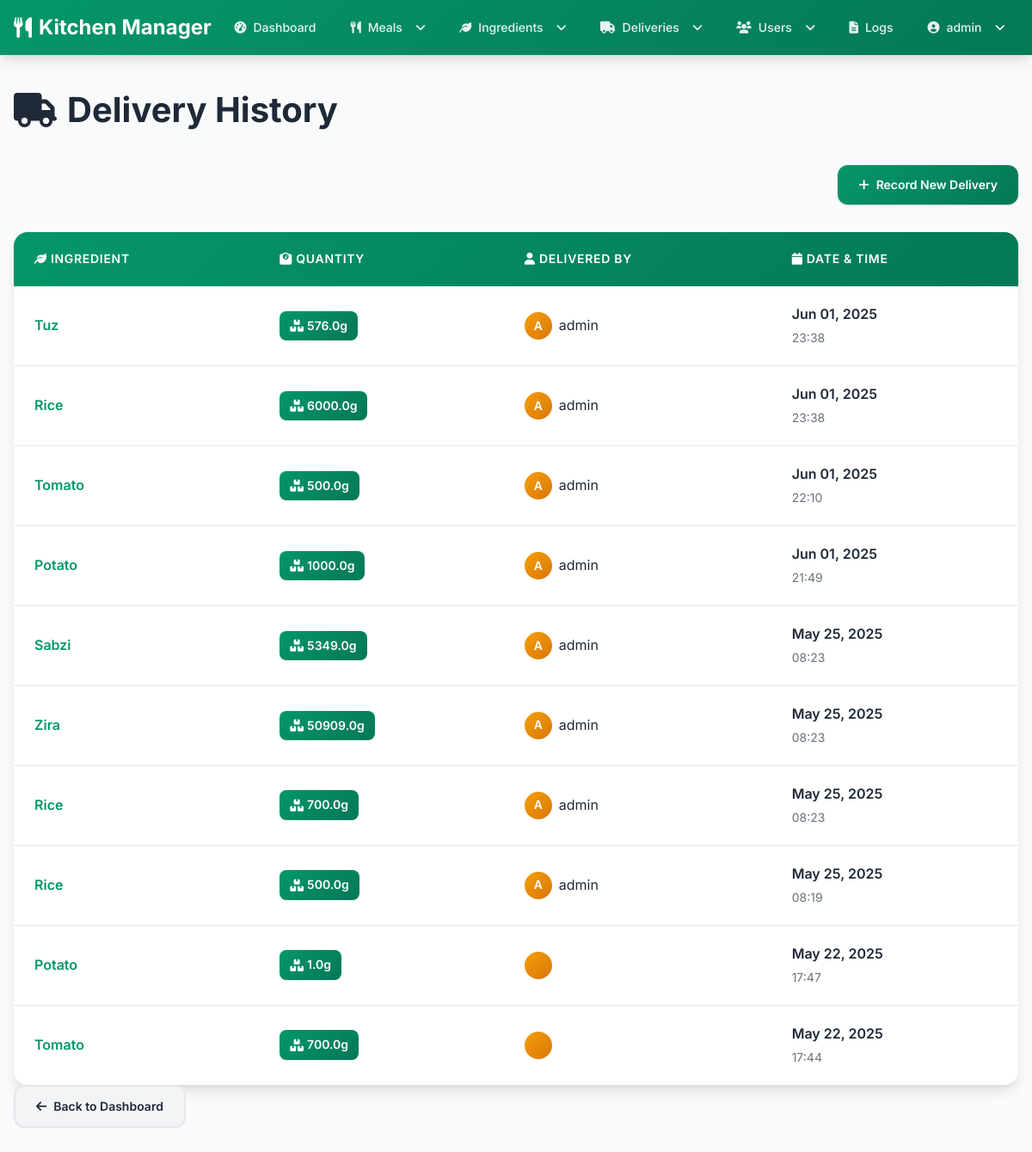
Screenshot of /mine/deliveries/ (signed in) with the database file from the repository.
### mine/models.py (models this page shows, shortened)
class Delivery(models.Model):
    ingredient = models.ForeignKey(Ingredient, on_delete=models.CASCADE)
    quantity = models.FloatField(help_text="Quantity delivered (in grams or your unit)")
    delivered_at = models.DateTimeField(auto_now_add=True)
    delivered_by = models.ForeignKey(User, on_delete=models.SET_NULL, null=True)

class Ingredient(models.Model):
    name = models.CharField(max_length=100)
    stock_quantity = models.FloatField(default=0)  # current stock in grams (or your unit)
    treshold_quantity = models.PositiveBigIntegerField(default=1000)
    created_by = models.ForeignKey(User, on_delete=models.SET_NULL, null=True, blank=True)
    created_at = models.DateTimeField(auto_now_add=True)

### mine/views.py (the view)
# urls.py: path('deliveries/', views.delivery_list_view, name='delivery_list'),
@login_required
def delivery_list_view(request):
    deliveries = Delivery.objects.select_related('ingredient', 'delivered_by').order_by('-delivered_at')
    return render(request, 'delivery_list.html', {'deliveries': deliveries})

### templates/delivery_list.html (shortened to what this page needs)
{% extends 'base.html' %}
{% block content %}
<div class="page-header">
    <h1 class="page-title">
        <i class="fas fa-truck"></i>
        Delivery History
    </h1>
</div>
<div class="header-actions">
    {% if user.profile.role == 'admin' or user.profile.role == 'manager' %}
    <a href="{% url 'create_delivery' %}" class="btn btn-primary">
        <i class="fas fa-plus"></i>
        Record New Delivery
    </a>
    {% endif %}
</div>
{% if deliveries %}
<div class="table-container">
    <table class="table">
        <thead class="table-header">
            <tr>
                <th>
                    <i class="fas fa-leaf"></i>
                    Ingredient
                </th>
                <th>
                    <i class="fas fa-weight"></i>
                    Quantity
                </th>
                <th>
                    <i class="fas fa-user"></i>
                    Delivered By
                </th>
                <th>
                    <i class="fas fa-calendar"></i>
                    Date & Time
                </th>
            </tr>
        </thead>
        <tbody>
            {% for delivery in deliveries %}
            <tr class="table-row">
                <td class="table-cell">
                    <span class="ingredient-name">{{ delivery.ingredient.name }}</span>
                </td>
                <td class="table-cell">
                    <span class="quantity-badge">
                        <i class="fas fa-boxes"></i>
                        {{ delivery.quantity }}g
                    </span>
                </td>
                <td class="table-cell">
                    <div class="user-info">
                        <div class="user-avatar">
                            {{ delivery.delivered_by.username|first|upper }}
                        </div>
                        <span>{{ delivery.delivered_by.username }}</span>
                    </div>
                </td>
                <td class="table-cell">
                    <div class="date-info">
                        <span class="date-primary">{{ delivery.delivered_at|date:"M d, Y" }}</span>
                        <span class="date-secondary">{{ delivery.delivered_at|date:"H:i" }}</span>
                    </div>
                </td>
            </tr>
            {% endfor %}
        </tbody>
    </table>
</div>
{% endif %}
<div class="mt-4">
    <a href="{% url 'dashboard' %}" class="btn btn-secondary">
        <i class="fas fa-arrow-left"></i>
        Back to Dashboard
    </a>
</div>
{% endblock %}

### templates/base.html (shortened to what this page needs)
<!DOCTYPE html>
<html lang="en">
<head>
    <link href="https://cdnjs.cloudflare.com/ajax/libs/font-awesome/6.0.0/css/all.min.css" rel="stylesheet">
</head>
<body>
    <nav class="navbar">
        <div class="navbar-container">
            <a href="{% if user.profile.role == 'admin' or user.profile.role == 'manager' and user.is_authenticated %}{% url 'dashboard' %}{% elif user.profile.role == 'chef' and user.is_authenticated %}{% url 'meal_list' %}{% else %}{% url 'login' %}{% endif %}" class="navbar-brand">
                <i class="fas fa-utensils"></i>
                Kitchen Manager
            </a>
            {% if user.is_authenticated %}
            <ul class="navbar-nav" id="navbar-nav">
                {% if user.profile.role == 'admin' or user.profile.role == 'manager' %}
                <li class="nav-item">
                    <a href="{% url 'dashboard' %}" class="nav-link {% if request.resolver_match.url_name == 'dashboard' %}active{% endif %}">
                        <i class="fas fa-tachometer-alt"></i>
                        Dashboard
                    </a>
                </li>
                {% endif %}
                <li class="nav-item dropdown">
                    <a href="#" class="nav-link dropdown-toggle" onclick="toggleDropdown(this)">
                        <i class="fas fa-utensils"></i>
                        Meals
                    </a>
                </li>
                <li class="nav-item dropdown">
                    <a href="#" class="nav-link dropdown-toggle" onclick="toggleDropdown(this)">
                        <i class="fas fa-leaf"></i>
                        Ingredients
                    </a>
                </li>
                {% if user.profile.role == 'admin' or user.profile.role == 'manager' %}
                <li class="nav-item dropdown">
                    <a href="#" class="nav-link dropdown-toggle" onclick="toggleDropdown(this)">
                        <i class="fas fa-truck"></i>
                        Deliveries
                    </a>
                </li>
                {% endif %}
                {% if user.profile.role == 'admin' %}
                <li class="nav-item dropdown">
                    <a href="#" class="nav-link dropdown-toggle" onclick="toggleDropdown(this)">
                        <i class="fas fa-users"></i>
                        Users
                    </a>
                </li>
                {% endif %}
                {% if user.profile.role == 'admin' %}
                <li class="nav-item">
                    <a href="{% url 'log_viewer' %}" class="nav-link {% if request.resolver_match.url_name == 'log_viewer' %}active{% endif %}">
                        <i class="fas fa-file-alt"></i>
                        Logs
                    </a>
                </li>
                {% endif %}
                <li class="nav-item dropdown">
                    <a href="#" class="nav-link dropdown-toggle" onclick="toggleDropdown(this)">
                        <i class="fas fa-user-circle"></i>
                        {{ user.username }}
                    </a>
                </li>
            </ul>
            {% endif %}
        </div>
    </nav>
    <main class="main-content">
        <div class="container">
            {% block content %}{% endblock %}
        </div>
    </main>
</body>
</html>

### templates/base.html (style rules this page uses)
:root { --primary-color: #059669; --primary-dark: #047857; --secondary-color: #f59e0b; --accent-color: #dc2626; --text-primary: #1f2937; --text-secondary: #6b7280; --surface-color: #ffffff; --background-color: #f9fafb; --border-color: #e5e7eb; --shadow: 0 1px 3px 0 rgba(0, 0, 0, 0.1), 0 1px 2px 0 rgba(0, 0, 0, 0.06); --shadow-lg: 0 10px 15px -3px rgba(0, 0, 0, 0.1), 0 4px 6px -2px rgba(0, 0, 0, 0.05); }
* { margin: 0; padding: 0; box-sizing: border-box; }
body { font-family: 'Inter', sans-serif; background-color: var(--background-color); color: var(--text-primary); line-height: 1.6; }
.navbar { background: linear-gradient(135deg, var(--primary-color), var(--primary-dark)); box-shadow: var(--shadow-lg); position: sticky; top: 0; z-index: 1000; }
.navbar-container { max-width: 1200px; margin: 0 auto; padding: 0 1rem; display: flex; align-items: center; justify-content: space-between; height: 4rem; }
.navbar-brand { color: white; text-decoration: none; font-size: 1.5rem; font-weight: 700; display: flex; align-items: center; gap: 0.5rem; }
.navbar-nav { display: flex; align-items: center; gap: 0.5rem; list-style: none; }
.nav-item { position: relative; }
.nav-link { color: rgba(255, 255, 255, 0.9); text-decoration: none; padding: 0.75rem 1rem; border-radius: 0.5rem; transition: all 0.2s; display: flex; align-items: center; gap: 0.5rem; font-weight: 500; font-size: 0.875rem; }
.dropdown { position: relative; }
.dropdown-toggle { cursor: pointer; }
.dropdown-toggle::after { content: '\f107'; font-family: 'Font Awesome 6 Free'; font-weight: 900; margin-left: 0.5rem; transition: transform 0.2s; }
.main-content { min-height: calc(100vh - 4rem); padding: 2rem 1rem; }
.container { max-width: 1200px; margin: 0 auto; }
.btn { display: inline-flex; align-items: center; gap: 0.5rem; padding: 0.75rem 1.5rem; border: none; border-radius: 0.75rem; font-weight: 600; text-decoration: none; cursor: pointer; transition: all 0.2s; font-size: 0.875rem; }
.btn-primary { background: linear-gradient(135deg, var(--primary-color), var(--primary-dark)); color: white; box-shadow: var(--shadow); }
.btn-secondary { background-color: #f3f4f6; color: var(--text-primary); border: 2px solid var(--border-color); }

### templates/delivery_list.html (style rules this page uses)
.page-header { margin-bottom: 2rem; }
.page-title { font-size: 2.5rem; font-weight: 700; color: var(--text-primary); margin-bottom: 0.5rem; display: flex; align-items: center; gap: 0.75rem; }
.header-actions { display: flex; justify-content: flex-end; margin-bottom: 2rem; }
.table-container { background: var(--surface-color); border-radius: 1rem; box-shadow: var(--shadow-lg); overflow: hidden; }
.table { width: 100%; border-collapse: collapse; }
.table-header { background: linear-gradient(135deg, var(--primary-color), var(--primary-dark)); color: white; }
.table-header th { padding: 1.25rem 1.5rem; text-align: left; font-weight: 600; font-size: 0.875rem; text-transform: uppercase; letter-spacing: 0.05em; }
.table-row { border-bottom: 1px solid var(--border-color); transition: all 0.2s; }
.table-row:last-child { border-bottom: none; }
.table-cell { padding: 1.25rem 1.5rem; color: var(--text-primary); }
.ingredient-name { font-weight: 600; color: var(--primary-color); }
.quantity-badge { background: linear-gradient(135deg, var(--primary-color), var(--primary-dark)); color: white; padding: 0.375rem 0.75rem; border-radius: 0.5rem; font-weight: 600; font-size: 0.875rem; display: inline-flex; align-items: center; gap: 0.25rem; }
.user-info { display: flex; align-items: center; gap: 0.5rem; }
.user-avatar { width: 2rem; height: 2rem; background: linear-gradient(135deg, var(--secondary-color), #d97706); border-radius: 50%; display: flex; align-items: center; justify-content: center; color: white; font-weight: 600; font-size: 0.875rem; }
.date-info { display: flex; flex-direction: column; gap: 0.25rem; }
.date-primary { font-weight: 600; color: var(--text-primary); }
.date-secondary { font-size: 0.875rem; color: var(--text-secondary); }

### rows the page displays
Delivery: ingredient.name "Tuz", quantity "576.0", delivered_by.username|first "A", delivered_by.username "admin", delivered_at "Jun 01, 2025", delivered_at "23:38"
Delivery: ingredient.name "Rice", quantity "6000.0", delivered_by.username|first "A", delivered_by.username "admin", delivered_at "Jun 01, 2025", delivered_at "23:38"
Delivery: ingredient.name "Tomato", quantity "500.0", delivered_by.username|first "A", delivered_by.username "admin", delivered_at "Jun 01, 2025", delivered_at "22:10"
Delivery: ingredient.name "Potato", quantity "1000.0", delivered_by.username|first "A", delivered_by.username "admin", delivered_at "Jun 01, 2025", delivered_at "21:49"
Delivery: ingredient.name "Sabzi", quantity "5349.0", delivered_by.username|first "A", delivered_by.username "admin", delivered_at "May 25, 2025", delivered_at "08:23"
Delivery: ingredient.name "Zira", quantity "50909.0", delivered_by.username|first "A", delivered_by.username "admin", delivered_at "May 25, 2025", delivered_at "08:23"
Delivery: ingredient.name "Rice", quantity "700.0", delivered_by.username|first "A", delivered_by.username "admin", delivered_at "May 25, 2025", delivered_at "08:23"
Delivery: ingredient.name "Rice", quantity "500.0", delivered_by.username|first "A", delivered_by.username "admin", delivered_at "May 25, 2025", delivered_at "08:19"
Delivery: ingredient.name "Potato", quantity "1.0", delivered_at "May 22, 2025", delivered_at "17:47"
Delivery: ingredient.name "Tomato", quantity "700.0", delivered_at "May 22, 2025", delivered_at "17:44"

### other values shown
{{ user.username }} "admin"
